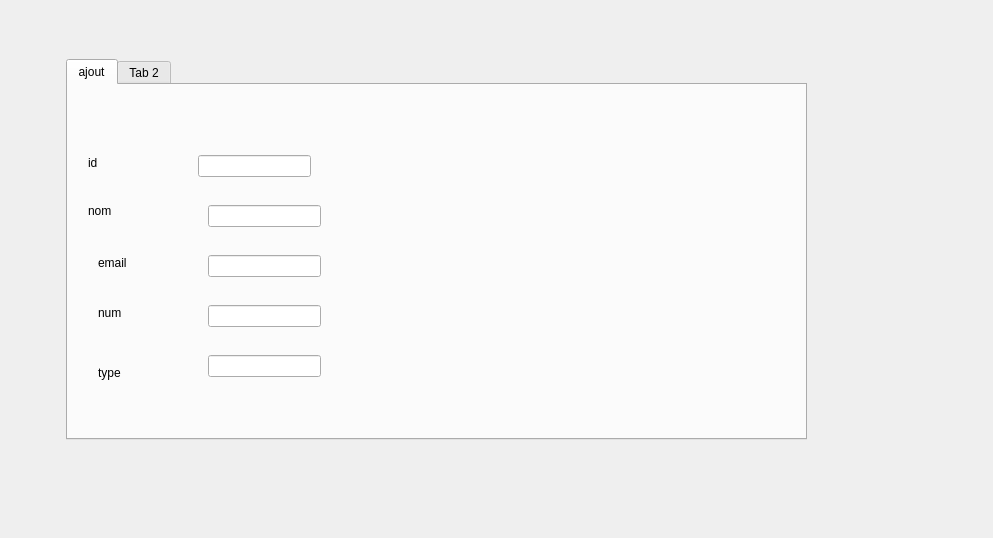
<?xml version="1.0" encoding="UTF-8"?>
<ui version="4.0">
 <class>sponsors</class>
 <widget class="QDialog" name="sponsors">
  <property name="geometry">
   <rect>
    <x>0</x>
    <y>0</y>
    <width>993</width>
    <height>538</height>
   </rect>
  </property>
  <property name="windowTitle">
   <string>Dialog</string>
  </property>
  <widget class="QTabWidget" name="tabWidget">
   <property name="geometry">
    <rect>
     <x>66</x>
     <y>59</y>
     <width>741</width>
     <height>381</height>
    </rect>
   </property>
   <property name="currentIndex">
    <number>0</number>
   </property>
   <widget class="QWidget" name="tab">
    <attribute name="title">
     <string>ajout</string>
    </attribute>
    <widget class="QLineEdit" name="lineEdit">
     <property name="geometry">
      <rect>
       <x>130</x>
       <y>70</y>
       <width>113</width>
       <height>22</height>
      </rect>
     </property>
    </widget>
    <widget class="QLineEdit" name="lineEdit_2">
     <property name="geometry">
      <rect>
       <x>140</x>
       <y>120</y>
       <width>113</width>
       <height>22</height>
      </rect>
     </property>
    </widget>
    <widget class="QLineEdit" name="lineEdit_3">
     <property name="geometry">
      <rect>
       <x>140</x>
       <y>170</y>
       <width>113</width>
       <height>22</height>
      </rect>
     </property>
    </widget>
    <widget class="QLineEdit" name="lineEdit_4">
     <property name="geometry">
      <rect>
       <x>140</x>
       <y>220</y>
       <width>113</width>
       <height>22</height>
      </rect>
     </property>
    </widget>
    <widget class="QLineEdit" name="lineEdit_5">
     <property name="geometry">
      <rect>
       <x>140</x>
       <y>270</y>
       <width>113</width>
       <height>22</height>
      </rect>
     </property>
    </widget>
    <widget class="QLabel" name="label">
     <property name="geometry">
      <rect>
       <x>20</x>
       <y>70</y>
       <width>56</width>
       <height>16</height>
      </rect>
     </property>
     <property name="text">
      <string>id</string>
     </property>
    </widget>
    <widget class="QLabel" name="label_2">
     <property name="geometry">
      <rect>
       <x>20</x>
       <y>116</y>
       <width>56</width>
       <height>20</height>
      </rect>
     </property>
     <property name="text">
      <string>nom</string>
     </property>
    </widget>
    <widget class="QLabel" name="label_3">
     <property name="geometry">
      <rect>
       <x>30</x>
       <y>170</y>
       <width>56</width>
       <height>16</height>
      </rect>
     </property>
     <property name="text">
      <string>email</string>
     </property>
    </widget>
    <widget class="QLabel" name="label_4">
     <property name="geometry">
      <rect>
       <x>30</x>
       <y>220</y>
       <width>56</width>
       <height>16</height>
      </rect>
     </property>
     <property name="text">
      <string>num</string>
     </property>
    </widget>
    <widget class="QLabel" name="label_5">
     <property name="geometry">
      <rect>
       <x>30</x>
       <y>280</y>
       <width>56</width>
       <height>16</height>
      </rect>
     </property>
     <property name="text">
      <string>type</string>
     </property>
    </widget>
   </widget>
   <widget class="QWidget" name="tab_2">
    <attribute name="title">
     <string>Tab 2</string>
    </attribute>
   </widget>
  </widget>
 </widget>
 <resources/>
 <connections/>
</ui>
